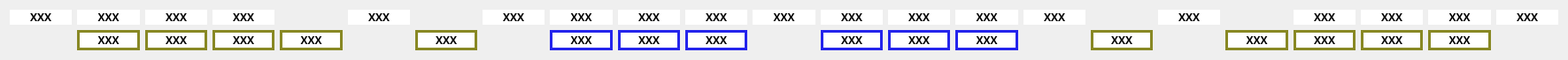
    <widget class="QWidget" name="gridLayoutWidget_5">
     <property name="geometry">
      <rect>
       <x>10</x>
       <y>590</y>
       <width>1771</width>
       <height>41</height>
      </rect>
     </property>
     <layout class="QGridLayout" name="gridLayout_5">
      <item row="0" column="5">
       <widget class="QLabel" name="R_E_5">
        <property name="font">
         <font>
          <family>Ubuntu Mono</family>
          <pointsize>9</pointsize>
          <weight>75</weight>
          <bold>true</bold>
         </font>
        </property>
        <property name="styleSheet">
         <string notr="true">background-color: rgb(255, 255, 255);
border-color: rgb(36, 36, 36);</string>
        </property>
        <property name="text">
         <string>XXX</string>
        </property>
        <property name="alignment">
         <set>Qt::AlignCenter</set>
        </property>
       </widget>
      </item>
      <item row="0" column="21">
       <widget class="QLabel" name="R_E_18">
        <property name="font">
         <font>
          <family>Ubuntu Mono</family>
          <pointsize>9</pointsize>
          <weight>75</weight>
          <bold>true</bold>
         </font>
        </property>
        <property name="styleSheet">
         <string notr="true">background-color: rgb(255, 255, 255);
border-color: rgb(36, 36, 36);</string>
        </property>
        <property name="text">
         <string>XXX</string>
        </property>
        <property name="alignment">
         <set>Qt::AlignCenter</set>
        </property>
       </widget>
      </item>
      <item row="0" column="20">
       <widget class="QLabel" name="R_E_17">
        <property name="font">
         <font>
          <family>Ubuntu Mono</family>
          <pointsize>9</pointsize>
          <weight>75</weight>
          <bold>true</bold>
         </font>
        </property>
        <property name="styleSheet">
         <string notr="true">background-color: rgb(255, 255, 255);
border-color: rgb(36, 36, 36);</string>
        </property>
        <property name="text">
         <string>XXX</string>
        </property>
        <property name="alignment">
         <set>Qt::AlignCenter</set>
        </property>
       </widget>
      </item>
      <item row="0" column="16">
       <widget class="QLabel" name="empty_18">
        <property name="font">
         <font>
          <family>Ubuntu Mono</family>
          <pointsize>9</pointsize>
          <weight>75</weight>
          <bold>true</bold>
         </font>
        </property>
        <property name="styleSheet">
         <string notr="true">color: rgb(255, 255, 255);</string>
        </property>
        <property name="text">
         <string/>
        </property>
        <property name="alignment">
         <set>Qt::AlignCenter</set>
        </property>
       </widget>
      </item>
      <item row="0" column="12">
       <widget class="QLabel" name="R_E_11">
        <property name="font">
         <font>
          <family>Ubuntu Mono</family>
          <pointsize>9</pointsize>
          <weight>75</weight>
          <bold>true</bold>
         </font>
        </property>
        <property name="styleSheet">
         <string notr="true">background-color: rgb(255, 255, 255);
border-color: rgb(36, 36, 36);</string>
        </property>
        <property name="text">
         <string>XXX</string>
        </property>
        <property name="alignment">
         <set>Qt::AlignCenter</set>
        </property>
       </widget>
      </item>
      <item row="0" column="8">
       <widget class="QLabel" name="R_E_7">
        <property name="font">
         <font>
          <family>Ubuntu Mono</family>
          <pointsize>9</pointsize>
          <weight>75</weight>
          <bold>true</bold>
         </font>
        </property>
        <property name="styleSheet">
         <string notr="true">background-color: rgb(255, 255, 255);
border-color: rgb(36, 36, 36);</string>
        </property>
        <property name="text">
         <string>XXX</string>
        </property>
        <property name="alignment">
         <set>Qt::AlignCenter</set>
        </property>
       </widget>
      </item>
      <item row="0" column="14">
       <widget class="QLabel" name="R_E_13">
        <property name="font">
         <font>
          <family>Ubuntu Mono</family>
          <pointsize>9</pointsize>
          <weight>75</weight>
          <bold>true</bold>
         </font>
        </property>
        <property name="styleSheet">
         <string notr="true">background-color: rgb(255, 255, 255);
border-color: rgb(36, 36, 36);</string>
        </property>
        <property name="text">
         <string>XXX</string>
        </property>
        <property name="alignment">
         <set>Qt::AlignCenter</set>
        </property>
       </widget>
      </item>
      <item row="0" column="4">
       <widget class="QLabel" name="empty_17">
        <property name="font">
         <font>
          <family>Ubuntu Mono</family>
          <pointsize>9</pointsize>
          <weight>75</weight>
          <bold>true</bold>
         </font>
        </property>
        <property name="styleSheet">
         <string notr="true">color: rgb(255, 255, 255);</string>
        </property>
        <property name="text">
         <string/>
        </property>
        <property name="alignment">
         <set>Qt::AlignCenter</set>
        </property>
       </widget>
      </item>
      <item row="0" column="7">
       <widget class="QLabel" name="R_E_6">
        <property name="font">
         <font>
          <family>Ubuntu Mono</family>
          <pointsize>9</pointsize>
          <weight>75</weight>
          <bold>true</bold>
         </font>
        </property>
        <property name="styleSheet">
         <string notr="true">background-color: rgb(255, 255, 255);
border-color: rgb(36, 36, 36);</string>
        </property>
        <property name="text">
         <string>XXX</string>
        </property>
        <property name="alignment">
         <set>Qt::AlignCenter</set>
        </property>
       </widget>
      </item>
      <item row="0" column="9">
       <widget class="QLabel" name="R_E_8">
        <property name="font">
         <font>
          <family>Ubuntu Mono</family>
          <pointsize>9</pointsize>
          <weight>75</weight>
          <bold>true</bold>
         </font>
        </property>
        <property name="styleSheet">
         <string notr="true">background-color: rgb(255, 255, 255);
border-color: rgb(36, 36, 36);</string>
        </property>
        <property name="text">
         <string>XXX</string>
        </property>
        <property name="alignment">
         <set>Qt::AlignCenter</set>
        </property>
       </widget>
      </item>
      <item row="0" column="18">
       <widget class="QLabel" name="empty_14">
        <property name="font">
         <font>
          <family>Ubuntu Mono</family>
          <pointsize>9</pointsize>
          <weight>75</weight>
          <bold>true</bold>
         </font>
        </property>
        <property name="styleSheet">
         <string notr="true">color: rgb(255, 255, 255);</string>
        </property>
        <property name="text">
         <string/>
        </property>
        <property name="alignment">
         <set>Qt::AlignCenter</set>
        </property>
       </widget>
      </item>
      <item row="0" column="1">
       <widget class="QLabel" name="R_E_2">
        <property name="font">
         <font>
          <family>Ubuntu Mono</family>
          <pointsize>9</pointsize>
          <weight>75</weight>
          <bold>true</bold>
         </font>
        </property>
        <property name="styleSheet">
         <string notr="true">background-color: rgb(255, 255, 255);
border-color: rgb(36, 36, 36);</string>
        </property>
        <property name="text">
         <string>XXX</string>
        </property>
        <property name="alignment">
         <set>Qt::AlignCenter</set>
        </property>
       </widget>
      </item>
      <item row="0" column="15">
       <widget class="QLabel" name="R_E_14">
        <property name="enabled">
         <bool>true</bool>
        </property>
        <property name="font">
         <font>
          <family>Ubuntu Mono</family>
          <pointsize>9</pointsize>
          <weight>75</weight>
          <bold>true</bold>
         </font>
        </property>
        <property name="styleSheet">
         <string notr="true">background-color: rgb(255, 255, 255);
border-color: rgb(36, 36, 36);</string>
        </property>
        <property name="text">
         <string>XXX</string>
        </property>
        <property name="alignment">
         <set>Qt::AlignCenter</set>
        </property>
       </widget>
      </item>
      <item row="0" column="11">
       <widget class="QLabel" name="R_E_10">
        <property name="font">
         <font>
          <family>Ubuntu Mono</family>
          <pointsize>9</pointsize>
          <weight>75</weight>
          <bold>true</bold>
         </font>
        </property>
        <property name="styleSheet">
         <string notr="true">background-color: rgb(255, 255, 255);
border-color: rgb(36, 36, 36);</string>
        </property>
        <property name="text">
         <string>XXX</string>
        </property>
        <property name="alignment">
         <set>Qt::AlignCenter</set>
        </property>
       </widget>
      </item>
      <item row="0" column="19">
       <widget class="QLabel" name="R_E_16">
        <property name="font">
         <font>
          <family>Ubuntu Mono</family>
          <pointsize>9</pointsize>
          <weight>75</weight>
          <bold>true</bold>
         </font>
        </property>
        <property name="styleSheet">
         <string notr="true">background-color: rgb(255, 255, 255);
border-color: rgb(36, 36, 36);</string>
        </property>
        <property name="text">
         <string>XXX</string>
        </property>
        <property name="alignment">
         <set>Qt::AlignCenter</set>
        </property>
       </widget>
      </item>
      <item row="0" column="6">
       <widget class="QLabel" name="empty_13">
        <property name="font">
         <font>
          <family>Ubuntu Mono</family>
          <pointsize>9</pointsize>
          <weight>75</weight>
          <bold>true</bold>
         </font>
        </property>
        <property name="styleSheet">
         <string notr="true">color: rgb(255, 255, 255);</string>
        </property>
        <property name="text">
         <string/>
        </property>
        <property name="alignment">
         <set>Qt::AlignCenter</set>
        </property>
       </widget>
      </item>
      <item row="0" column="3">
       <widget class="QLabel" name="R_E_4">
        <property name="font">
         <font>
          <family>Ubuntu Mono</family>
          <pointsize>9</pointsize>
          <weight>75</weight>
          <bold>true</bold>
         </font>
        </property>
        <property name="styleSheet">
         <string notr="true">background-color: rgb(255, 255, 255);
border-color: rgb(36, 36, 36);</string>
        </property>
        <property name="text">
         <string>XXX</string>
        </property>
        <property name="alignment">
         <set>Qt::AlignCenter</set>
        </property>
       </widget>
      </item>
      <item row="0" column="0">
       <widget class="QLabel" name="R_E_1">
        <property name="font">
         <font>
          <family>Ubuntu Mono</family>
          <pointsize>9</pointsize>
          <weight>75</weight>
          <bold>true</bold>
         </font>
        </property>
        <property name="styleSheet">
         <string notr="true">background-color: rgb(255, 255, 255);
border-color: rgb(36, 36, 36);</string>
        </property>
        <property name="text">
         <string>XXX</string>
        </property>
        <property name="alignment">
         <set>Qt::AlignCenter</set>
        </property>
       </widget>
      </item>
      <item row="0" column="10">
       <widget class="QLabel" name="R_E_9">
        <property name="font">
         <font>
          <family>Ubuntu Mono</family>
          <pointsize>9</pointsize>
          <weight>75</weight>
          <bold>true</bold>
         </font>
        </property>
        <property name="styleSheet">
         <string notr="true">background-color: rgb(255, 255, 255);
border-color: rgb(36, 36, 36);</string>
        </property>
        <property name="text">
         <string>XXX</string>
        </property>
        <property name="alignment">
         <set>Qt::AlignCenter</set>
        </property>
       </widget>
      </item>
      <item row="0" column="17">
       <widget class="QLabel" name="R_E_15">
        <property name="font">
         <font>
          <family>Ubuntu Mono</family>
          <pointsize>9</pointsize>
          <weight>75</weight>
          <bold>true</bold>
         </font>
        </property>
        <property name="styleSheet">
         <string notr="true">background-color: rgb(255, 255, 255);
border-color: rgb(36, 36, 36);</string>
        </property>
        <property name="text">
         <string>XXX</string>
        </property>
        <property name="alignment">
         <set>Qt::AlignCenter</set>
        </property>
       </widget>
      </item>
      <item row="0" column="2">
       <widget class="QLabel" name="R_E_3">
        <property name="font">
         <font>
          <family>Ubuntu Mono</family>
          <pointsize>9</pointsize>
          <weight>75</weight>
          <bold>true</bold>
         </font>
        </property>
        <property name="styleSheet">
         <string notr="true">background-color: rgb(255, 255, 255);
border-color: rgb(36, 36, 36);</string>
        </property>
        <property name="text">
         <string>XXX</string>
        </property>
        <property name="alignment">
         <set>Qt::AlignCenter</set>
        </property>
       </widget>
      </item>
      <item row="0" column="13">
       <widget class="QLabel" name="R_E_12">
        <property name="font">
         <font>
          <family>Ubuntu Mono</family>
          <pointsize>9</pointsize>
          <weight>75</weight>
          <bold>true</bold>
         </font>
        </property>
        <property name="styleSheet">
         <string notr="true">background-color: rgb(255, 255, 255);
border-color: rgb(36, 36, 36);</string>
        </property>
        <property name="text">
         <string>XXX</string>
        </property>
        <property name="alignment">
         <set>Qt::AlignCenter</set>
        </property>
       </widget>
      </item>
      <item row="0" column="22">
       <widget class="QLabel" name="R_E_19">
        <property name="font">
         <font>
          <family>Ubuntu Mono</family>
          <pointsize>9</pointsize>
          <weight>75</weight>
          <bold>true</bold>
         </font>
        </property>
        <property name="styleSheet">
         <string notr="true">background-color: rgb(255, 255, 255);
border-color: rgb(36, 36, 36);</string>
        </property>
        <property name="text">
         <string>XXX</string>
        </property>
        <property name="alignment">
         <set>Qt::AlignCenter</set>
        </property>
       </widget>
      </item>
      <item row="1" column="1">
       <widget class="QLabel" name="R_E_20">
        <property name="font">
         <font>
          <family>Ubuntu Mono</family>
          <pointsize>9</pointsize>
          <weight>75</weight>
          <bold>true</bold>
         </font>
        </property>
        <property name="styleSheet">
         <string notr="true">background-color: rgb(255, 255, 255);
border-width: 3px;
border-style: solid;
border-color: rgb(136, 136, 36);</string>
        </property>
        <property name="text">
         <string>XXX</string>
        </property>
        <property name="alignment">
         <set>Qt::AlignCenter</set>
        </property>
       </widget>
      </item>
      <item row="1" column="2">
       <widget class="QLabel" name="R_E_21">
        <property name="font">
         <font>
          <family>Ubuntu Mono</family>
          <pointsize>9</pointsize>
          <weight>75</weight>
          <bold>true</bold>
         </font>
        </property>
        <property name="styleSheet">
         <string notr="true">background-color: rgb(255, 255, 255);
border-width: 3px;
border-style: solid;
border-color: rgb(136, 136, 36);</string>
        </property>
        <property name="text">
         <string>XXX</string>
        </property>
        <property name="alignment">
         <set>Qt::AlignCenter</set>
        </property>
       </widget>
      </item>
      <item row="1" column="3">
       <widget class="QLabel" name="R_E_22">
        <property name="font">
         <font>
          <family>Ubuntu Mono</family>
          <pointsize>9</pointsize>
          <weight>75</weight>
          <bold>true</bold>
         </font>
        </property>
        <property name="styleSheet">
         <string notr="true">background-color: rgb(255, 255, 255);
border-width: 3px;
border-style: solid;
border-color: rgb(136, 136, 36);</string>
        </property>
        <property name="text">
         <string>XXX</string>
        </property>
        <property name="alignment">
         <set>Qt::AlignCenter</set>
        </property>
       </widget>
      </item>
      <item row="1" column="4">
       <widget class="QLabel" name="R_E_23">
        <property name="font">
         <font>
          <family>Ubuntu Mono</family>
          <pointsize>9</pointsize>
          <weight>75</weight>
          <bold>true</bold>
         </font>
        </property>
        <property name="styleSheet">
         <string notr="true">background-color: rgb(255, 255, 255);
border-width: 3px;
border-style: solid;
border-color: rgb(136, 136, 36);</string>
        </property>
        <property name="text">
         <string>XXX</string>
        </property>
        <property name="alignment">
         <set>Qt::AlignCenter</set>
        </property>
       </widget>
      </item>
      <item row="1" column="6">
       <widget class="QLabel" name="R_E_24">
        <property name="font">
         <font>
          <family>Ubuntu Mono</family>
          <pointsize>9</pointsize>
          <weight>75</weight>
          <bold>true</bold>
         </font>
        </property>
        <property name="styleSheet">
         <string notr="true">background-color: rgb(255, 255, 255);
border-width: 3px;
border-style: solid;
border-color: rgb(136, 136, 36);</string>
        </property>
        <property name="text">
         <string>XXX</string>
        </property>
        <property name="alignment">
         <set>Qt::AlignCenter</set>
        </property>
       </widget>
      </item>
      <item row="1" column="21">
       <widget class="QLabel" name="R_E_29">
        <property name="font">
         <font>
          <family>Ubuntu Mono</family>
          <pointsize>9</pointsize>
          <weight>75</weight>
          <bold>true</bold>
         </font>
        </property>
        <property name="styleSheet">
         <string notr="true">background-color: rgb(255, 255, 255);
border-width: 3px;
border-style: solid;
border-color: rgb(136, 136, 36);</string>
        </property>
        <property name="text">
         <string>XXX</string>
        </property>
        <property name="alignment">
         <set>Qt::AlignCenter</set>
        </property>
       </widget>
      </item>
      <item row="1" column="20">
       <widget class="QLabel" name="R_E_28">
        <property name="font">
         <font>
          <family>Ubuntu Mono</family>
          <pointsize>9</pointsize>
          <weight>75</weight>
          <bold>true</bold>
         </font>
        </property>
        <property name="styleSheet">
         <string notr="true">background-color: rgb(255, 255, 255);
border-width: 3px;
border-style: solid;
border-color: rgb(136, 136, 36);</string>
        </property>
        <property name="text">
         <string>XXX</string>
        </property>
        <property name="alignment">
         <set>Qt::AlignCenter</set>
        </property>
       </widget>
      </item>
      <item row="1" column="19">
       <widget class="QLabel" name="R_E_27">
        <property name="font">
         <font>
          <family>Ubuntu Mono</family>
          <pointsize>9</pointsize>
          <weight>75</weight>
          <bold>true</bold>
         </font>
        </property>
        <property name="styleSheet">
         <string notr="true">background-color: rgb(255, 255, 255);
border-width: 3px;
border-style: solid;
border-color: rgb(136, 136, 36);</string>
        </property>
        <property name="text">
         <string>XXX</string>
        </property>
        <property name="alignment">
         <set>Qt::AlignCenter</set>
        </property>
       </widget>
      </item>
      <item row="1" column="18">
       <widget class="QLabel" name="R_E_26">
        <property name="font">
         <font>
          <family>Ubuntu Mono</family>
          <pointsize>9</pointsize>
          <weight>75</weight>
          <bold>true</bold>
         </font>
        </property>
        <property name="styleSheet">
         <string notr="true">background-color: rgb(255, 255, 255);
border-width: 3px;
border-style: solid;
border-color: rgb(136, 136, 36);</string>
        </property>
        <property name="text">
         <string>XXX</string>
        </property>
        <property name="alignment">
         <set>Qt::AlignCenter</set>
        </property>
       </widget>
      </item>
      <item row="1" column="16">
       <widget class="QLabel" name="R_E_25">
        <property name="font">
         <font>
          <family>Ubuntu Mono</family>
          <pointsize>9</pointsize>
          <weight>75</weight>
          <bold>true</bold>
         </font>
        </property>
        <property name="styleSheet">
         <string notr="true">background-color: rgb(255, 255, 255);
border-width: 3px;
border-style: solid;
border-color: rgb(136, 136, 36);</string>
        </property>
        <property name="text">
         <string>XXX</string>
        </property>
        <property name="alignment">
         <set>Qt::AlignCenter</set>
        </property>
       </widget>
      </item>
      <item row="1" column="12">
       <widget class="QLabel" name="R_E_33">
        <property name="font">
         <font>
          <family>Ubuntu Mono</family>
          <pointsize>9</pointsize>
          <weight>75</weight>
          <bold>true</bold>
         </font>
        </property>
        <property name="styleSheet">
         <string notr="true">background-color: rgb(255, 255, 255);
border-width: 3px;
border-style: solid;
border-color: rgb(36, 36, 236);</string>
        </property>
        <property name="text">
         <string>XXX</string>
        </property>
        <property name="alignment">
         <set>Qt::AlignCenter</set>
        </property>
       </widget>
      </item>
      <item row="1" column="13">
       <widget class="QLabel" name="R_E_34">
        <property name="font">
         <font>
          <family>Ubuntu Mono</family>
          <pointsize>9</pointsize>
          <weight>75</weight>
          <bold>true</bold>
         </font>
        </property>
        <property name="styleSheet">
         <string notr="true">background-color: rgb(255, 255, 255);
border-width: 3px;
border-style: solid;
border-color: rgb(36, 36, 236);</string>
        </property>
        <property name="text">
         <string>XXX</string>
        </property>
        <property name="alignment">
         <set>Qt::AlignCenter</set>
        </property>
       </widget>
      </item>
      <item row="1" column="14">
       <widget class="QLabel" name="R_E_35">
        <property name="font">
         <font>
          <family>Ubuntu Mono</family>
          <pointsize>9</pointsize>
          <weight>75</weight>
          <bold>true</bold>
         </font>
        </property>
        <property name="styleSheet">
         <string notr="true">background-color: rgb(255, 255, 255);
border-width: 3px;
border-style: solid;
border-color: rgb(36, 36, 236);</string>
        </property>
        <property name="text">
         <string>XXX</string>
        </property>
        <property name="alignment">
         <set>Qt::AlignCenter</set>
        </property>
       </widget>
      </item>
      <item row="1" column="10">
       <widget class="QLabel" name="R_E_32">
        <property name="font">
         <font>
          <family>Ubuntu Mono</family>
          <pointsize>9</pointsize>
          <weight>75</weight>
          <bold>true</bold>
         </font>
        </property>
        <property name="styleSheet">
         <string notr="true">background-color: rgb(255, 255, 255);
border-width: 3px;
border-style: solid;
border-color: rgb(36, 36, 236);</string>
        </property>
        <property name="text">
         <string>XXX</string>
        </property>
        <property name="alignment">
         <set>Qt::AlignCenter</set>
        </property>
       </widget>
      </item>
      <item row="1" column="9">
       <widget class="QLabel" name="R_E_31">
        <property name="font">
         <font>
          <family>Ubuntu Mono</family>
          <pointsize>9</pointsize>
          <weight>75</weight>
          <bold>true</bold>
         </font>
        </property>
        <property name="styleSheet">
         <string notr="true">background-color: rgb(255, 255, 255);
border-width: 3px;
border-style: solid;
border-color: rgb(36, 36, 236);</string>
        </property>
        <property name="text">
         <string>XXX</string>
        </property>
        <property name="alignment">
         <set>Qt::AlignCenter</set>
        </property>
       </widget>
      </item>
      <item row="1" column="8">
       <widget class="QLabel" name="R_E_30">
        <property name="font">
         <font>
          <family>Ubuntu Mono</family>
          <pointsize>9</pointsize>
          <weight>75</weight>
          <bold>true</bold>
         </font>
        </property>
        <property name="styleSheet">
         <string notr="true">background-color: rgb(255, 255, 255);
border-width: 3px;
border-style: solid;
border-color: rgb(36, 36, 236);</string>
        </property>
        <property name="text">
         <string>XXX</string>
        </property>
        <property name="alignment">
         <set>Qt::AlignCenter</set>
        </property>
       </widget>
      </item>
     </layout>
    </widget>
